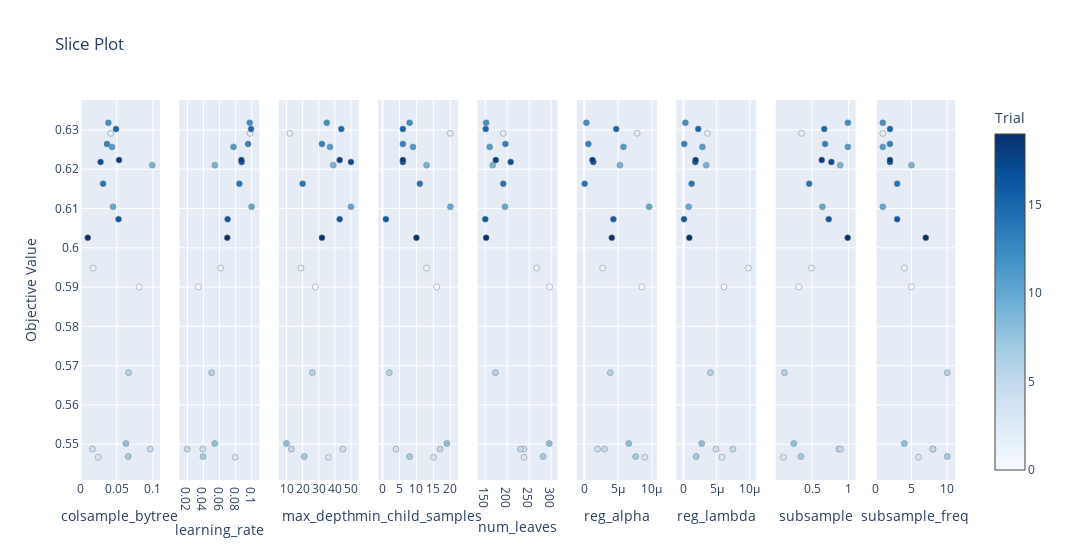

The code cell stored with this chart in its notebook:
### Code cell
optuna.visualization.plot_slice(study)

### Figure 1 — Plotly figure (JSON) as saved in the notebook; plotly's stock layout.template omitted (floating-point values rounded to 4 significant figures)
{"data": [{"marker": {"color": [0, 1, 2, 3, 4, 5, 6, 7, 8, 9, 10, 11, 12, 13, 14, 15, 16, 17, 18, 19], "colorbar": {"title": {"text": "Trial"}, "x": 1, "xpad": 40}, "colorscale": [[0, "rgb(247,251,255)"], [0.125, "rgb(222,235,247)"], [0.25, "rgb(198,219,239)"], [0.375, "rgb(158,202,225)"], [0.5, "rgb(107,174,214)"], [0.625, "rgb(66,146,198)"], [0.75, "rgb(33,113,181)"], [0.875, "rgb(8,81,156)"], [1, "rgb(8,48,107)"]], "line": {"color": "Grey", "width": 0.5}, "showscale": true}, "mode": "markers", "showlegend": false, "type": "scatter", "x": [0.08096, 0.01755, 0.04177, 0.02452, 0.01659, 0.09617, 0.06648, 0.0659, 0.06278, 0.09894, 0.04499, 0.04362, 0.03858, 0.03658, 0.03121, 0.04911, 0.05257, 0.02777, 0.05325, 0.01012], "xaxis": "x", "y": [0.5901, 0.5948, 0.6291, 0.5467, 0.5488, 0.5488, 0.5682, 0.5469, 0.5502, 0.621, 0.6104, 0.6257, 0.6318, 0.6264, 0.6163, 0.6302, 0.6073, 0.6218, 0.6223, 0.6026], "yaxis": "y"}, {"marker": {"color": [0, 1, 2, 3, 4, 5, 6, 7, 8, 9, 10, 11, 12, 13, 14, 15, 16, 17, 18, 19], "colorbar": {"title": {"text": "Trial"}, "x": 1, "xpad": 40}, "colorscale": [[0, "rgb(247,251,255)"], [0.125, "rgb(222,235,247)"], [0.25, "rgb(198,219,239)"], [0.375, "rgb(158,202,225)"], [0.5, "rgb(107,174,214)"], [0.625, "rgb(66,146,198)"], [0.75, "rgb(33,113,181)"], [0.875, "rgb(8,81,156)"], [1, "rgb(8,48,107)"]], "line": {"color": "Grey", "width": 0.5}, "showscale": false}, "mode": "markers", "showlegend": false, "type": "scatter", "x": [0.03346, 0.06126, 0.09803, 0.07931, 0.0392, 0.01965, 0.05014, 0.03943, 0.05402, 0.05417, 0.09985, 0.07735, 0.09754, 0.09553, 0.08463, 0.09925, 0.07005, 0.08745, 0.08716, 0.06959], "xaxis": "x2", "y": [0.5901, 0.5948, 0.6291, 0.5467, 0.5488, 0.5488, 0.5682, 0.5469, 0.5502, 0.621, 0.6104, 0.6257, 0.6318, 0.6264, 0.6163, 0.6302, 0.6073, 0.6218, 0.6223, 0.6026], "yaxis": "y2"}, {"marker": {"color": [0, 1, 2, 3, 4, 5, 6, 7, 8, 9, 10, 11, 12, 13, 14, 15, 16, 17, 18, 19], "colorbar": {"title": {"text": "Trial"}, "x": 1, "xpad": 40}, "colorscale": [[0, "rgb(247,251,255)"], [0.125, "rgb(222,235,247)"], [0.25, "rgb(198,219,239)"], [0.375, "rgb(158,202,225)"], [0.5, "rgb(107,174,214)"], [0.625, "rgb(66,146,198)"], [0.75, "rgb(33,113,181)"], [0.875, "rgb(8,81,156)"], [1, "rgb(8,48,107)"]], "line": {"color": "Grey", "width": 0.5}, "showscale": false}, "mode": "markers", "showlegend": false, "type": "scatter", "x": [28, 19, 12, 36, 45, 13, 26, 21, 10, 39, 50, 37, 35, 32, 20, 44, 43, 50, 43, 32], "xaxis": "x3", "y": [0.5901, 0.5948, 0.6291, 0.5467, 0.5488, 0.5488, 0.5682, 0.5469, 0.5502, 0.621, 0.6104, 0.6257, 0.6318, 0.6264, 0.6163, 0.6302, 0.6073, 0.6218, 0.6223, 0.6026], "yaxis": "y3"}, {"marker": {"color": [0, 1, 2, 3, 4, 5, 6, 7, 8, 9, 10, 11, 12, 13, 14, 15, 16, 17, 18, 19], "colorbar": {"title": {"text": "Trial"}, "x": 1, "xpad": 40}, "colorscale": [[0, "rgb(247,251,255)"], [0.125, "rgb(222,235,247)"], [0.25, "rgb(198,219,239)"], [0.375, "rgb(158,202,225)"], [0.5, "rgb(107,174,214)"], [0.625, "rgb(66,146,198)"], [0.75, "rgb(33,113,181)"], [0.875, "rgb(8,81,156)"], [1, "rgb(8,48,107)"]], "line": {"color": "Grey", "width": 0.5}, "showscale": false}, "mode": "markers", "showlegend": false, "type": "scatter", "x": [16, 13, 20, 15, 4, 17, 2, 8, 19, 13, 20, 9, 8, 6, 11, 6, 1, 6, 6, 10], "xaxis": "x4", "y": [0.5901, 0.5948, 0.6291, 0.5467, 0.5488, 0.5488, 0.5682, 0.5469, 0.5502, 0.621, 0.6104, 0.6257, 0.6318, 0.6264, 0.6163, 0.6302, 0.6073, 0.6218, 0.6223, 0.6026], "yaxis": "y4"}, {"marker": {"color": [0, 1, 2, 3, 4, 5, 6, 7, 8, 9, 10, 11, 12, 13, 14, 15, 16, 17, 18, 19], "colorbar": {"title": {"text": "Trial"}, "x": 1, "xpad": 40}, "colorscale": [[0, "rgb(247,251,255)"], [0.125, "rgb(222,235,247)"], [0.25, "rgb(198,219,239)"], [0.375, "rgb(158,202,225)"], [0.5, "rgb(107,174,214)"], [0.625, "rgb(66,146,198)"], [0.75, "rgb(33,113,181)"], [0.875, "rgb(8,81,156)"], [1, "rgb(8,48,107)"]], "line": {"color": "Grey", "width": 0.5}, "showscale": false}, "mode": "markers", "showlegend": false, "type": "scatter", "x": [297, 267, 191, 238, 238, 230, 173, 282, 296, 167, 195, 160, 152, 196, 191, 151, 150, 208, 174, 152], "xaxis": "x5", "y": [0.5901, 0.5948, 0.6291, 0.5467, 0.5488, 0.5488, 0.5682, 0.5469, 0.5502, 0.621, 0.6104, 0.6257, 0.6318, 0.6264, 0.6163, 0.6302, 0.6073, 0.6218, 0.6223, 0.6026], "yaxis": "y5"}, {"marker": {"color": [0, 1, 2, 3, 4, 5, 6, 7, 8, 9, 10, 11, 12, 13, 14, 15, 16, 17, 18, 19], "colorbar": {"title": {"text": "Trial"}, "x": 1, "xpad": 40}, "colorscale": [[0, "rgb(247,251,255)"], [0.125, "rgb(222,235,247)"], [0.25, "rgb(198,219,239)"], [0.375, "rgb(158,202,225)"], [0.5, "rgb(107,174,214)"], [0.625, "rgb(66,146,198)"], [0.75, "rgb(33,113,181)"], [0.875, "rgb(8,81,156)"], [1, "rgb(8,48,107)"]], "line": {"color": "Grey", "width": 0.5}, "showscale": false}, "mode": "markers", "showlegend": false, "type": "scatter", "x": [8.531e-06, 2.729e-06, 7.82e-06, 8.941e-06, 1.971e-06, 3.006e-06, 3.857e-06, 7.603e-06, 6.591e-06, 5.281e-06, 9.588e-06, 5.8e-06, 3.253e-07, 6.157e-07, 6.732e-08, 4.722e-06, 4.308e-06, 1.345e-06, 1.219e-06, 4.074e-06], "xaxis": "x6", "y": [0.5901, 0.5948, 0.6291, 0.5467, 0.5488, 0.5488, 0.5682, 0.5469, 0.5502, 0.621, 0.6104, 0.6257, 0.6318, 0.6264, 0.6163, 0.6302, 0.6073, 0.6218, 0.6223, 0.6026], "yaxis": "y6"}, {"marker": {"color": [0, 1, 2, 3, 4, 5, 6, 7, 8, 9, 10, 11, 12, 13, 14, 15, 16, 17, 18, 19], "colorbar": {"title": {"text": "Trial"}, "x": 1, "xpad": 40}, "colorscale": [[0, "rgb(247,251,255)"], [0.125, "rgb(222,235,247)"], [0.25, "rgb(198,219,239)"], [0.375, "rgb(158,202,225)"], [0.5, "rgb(107,174,214)"], [0.625, "rgb(66,146,198)"], [0.75, "rgb(33,113,181)"], [0.875, "rgb(8,81,156)"], [1, "rgb(8,48,107)"]], "line": {"color": "Grey", "width": 0.5}, "showscale": false}, "mode": "markers", "showlegend": false, "type": "scatter", "x": [6.113e-06, 9.807e-06, 3.594e-06, 5.804e-06, 4.899e-06, 7.458e-06, 4.057e-06, 1.901e-06, 2.731e-06, 3.428e-06, 7.708e-07, 2.841e-06, 2.748e-07, 9.902e-08, 1.211e-06, 2.211e-06, 6.684e-08, 1.773e-06, 1.811e-06, 8.593e-07], "xaxis": "x7", "y": [0.5901, 0.5948, 0.6291, 0.5467, 0.5488, 0.5488, 0.5682, 0.5469, 0.5502, 0.621, 0.6104, 0.6257, 0.6318, 0.6264, 0.6163, 0.6302, 0.6073, 0.6218, 0.6223, 0.6026], "yaxis": "y7"}, {"marker": {"color": [0, 1, 2, 3, 4, 5, 6, 7, 8, 9, 10, 11, 12, 13, 14, 15, 16, 17, 18, 19], "colorbar": {"title": {"text": "Trial"}, "x": 1, "xpad": 40}, "colorscale": [[0, "rgb(247,251,255)"], [0.125, "rgb(222,235,247)"], [0.25, "rgb(198,219,239)"], [0.375, "rgb(158,202,225)"], [0.5, "rgb(107,174,214)"], [0.625, "rgb(66,146,198)"], [0.75, "rgb(33,113,181)"], [0.875, "rgb(8,81,156)"], [1, "rgb(8,48,107)"]], "line": {"color": "Grey", "width": 0.5}, "showscale": false}, "mode": "markers", "showlegend": false, "type": "scatter", "x": [0.3176, 0.4919, 0.3555, 0.1068, 0.8646, 0.8854, 0.1208, 0.3462, 0.2487, 0.8833, 0.6404, 0.988, 0.9887, 0.6769, 0.4592, 0.6654, 0.7266, 0.7632, 0.6314, 0.9865], "xaxis": "x8", "y": [0.5901, 0.5948, 0.6291, 0.5467, 0.5488, 0.5488, 0.5682, 0.5469, 0.5502, 0.621, 0.6104, 0.6257, 0.6318, 0.6264, 0.6163, 0.6302, 0.6073, 0.6218, 0.6223, 0.6026], "yaxis": "y8"}, {"marker": {"color": [0, 1, 2, 3, 4, 5, 6, 7, 8, 9, 10, 11, 12, 13, 14, 15, 16, 17, 18, 19], "colorbar": {"title": {"text": "Trial"}, "x": 1, "xpad": 40}, "colorscale": [[0, "rgb(247,251,255)"], [0.125, "rgb(222,235,247)"], [0.25, "rgb(198,219,239)"], [0.375, "rgb(158,202,225)"], [0.5, "rgb(107,174,214)"], [0.625, "rgb(66,146,198)"], [0.75, "rgb(33,113,181)"], [0.875, "rgb(8,81,156)"], [1, "rgb(8,48,107)"]], "line": {"color": "Grey", "width": 0.5}, "showscale": false}, "mode": "markers", "showlegend": false, "type": "scatter", "x": [5, 4, 1, 6, 8, 8, 10, 10, 4, 5, 1, 1, 1, 2, 3, 2, 3, 2, 2, 7], "xaxis": "x9", "y": [0.5901, 0.5948, 0.6291, 0.5467, 0.5488, 0.5488, 0.5682, 0.5469, 0.5502, 0.621, 0.6104, 0.6257, 0.6318, 0.6264, 0.6163, 0.6302, 0.6073, 0.6218, 0.6223, 0.6026], "yaxis": "y9"}], "layout": {"title": {"text": "Slice Plot"}, "width": 2700, "xaxis": {"anchor": "y", "domain": [0, 0.09136], "title": {"text": "colsample_bytree"}}, "xaxis2": {"anchor": "y2", "domain": [0.1136, 0.2049], "title": {"text": "learning_rate"}}, "xaxis3": {"anchor": "y3", "domain": [0.2272, 0.3185], "title": {"text": "max_depth"}}, "xaxis4": {"anchor": "y4", "domain": [0.3407, 0.4321], "title": {"text": "min_child_samples"}}, "xaxis5": {"anchor": "y5", "domain": [0.4543, 0.5457], "title": {"text": "num_leaves"}}, "xaxis6": {"anchor": "y6", "domain": [0.5679, 0.6593], "title": {"text": "reg_alpha"}}, "xaxis7": {"anchor": "y7", "domain": [0.6815, 0.7728], "title": {"text": "reg_lambda"}}, "xaxis8": {"anchor": "y8", "domain": [0.7951, 0.8864], "title": {"text": "subsample"}}, "xaxis9": {"anchor": "y9", "domain": [0.9086, 1], "title": {"text": "subsample_freq"}}, "yaxis": {"anchor": "x", "domain": [0, 1], "title": {"text": "Objective Value"}}, "yaxis2": {"anchor": "x2", "domain": [0, 1], "matches": "y", "showticklabels": false}, "yaxis3": {"anchor": "x3", "domain": [0, 1], "matches": "y", "showticklabels": false}, "yaxis4": {"anchor": "x4", "domain": [0, 1], "matches": "y", "showticklabels": false}, "yaxis5": {"anchor": "x5", "domain": [0, 1], "matches": "y", "showticklabels": false}, "yaxis6": {"anchor": "x6", "domain": [0, 1], "matches": "y", "showticklabels": false}, "yaxis7": {"anchor": "x7", "domain": [0, 1], "matches": "y", "showticklabels": false}, "yaxis8": {"anchor": "x8", "domain": [0, 1], "matches": "y", "showticklabels": false}, "yaxis9": {"anchor": "x9", "domain": [0, 1], "matches": "y", "showticklabels": false}}}
